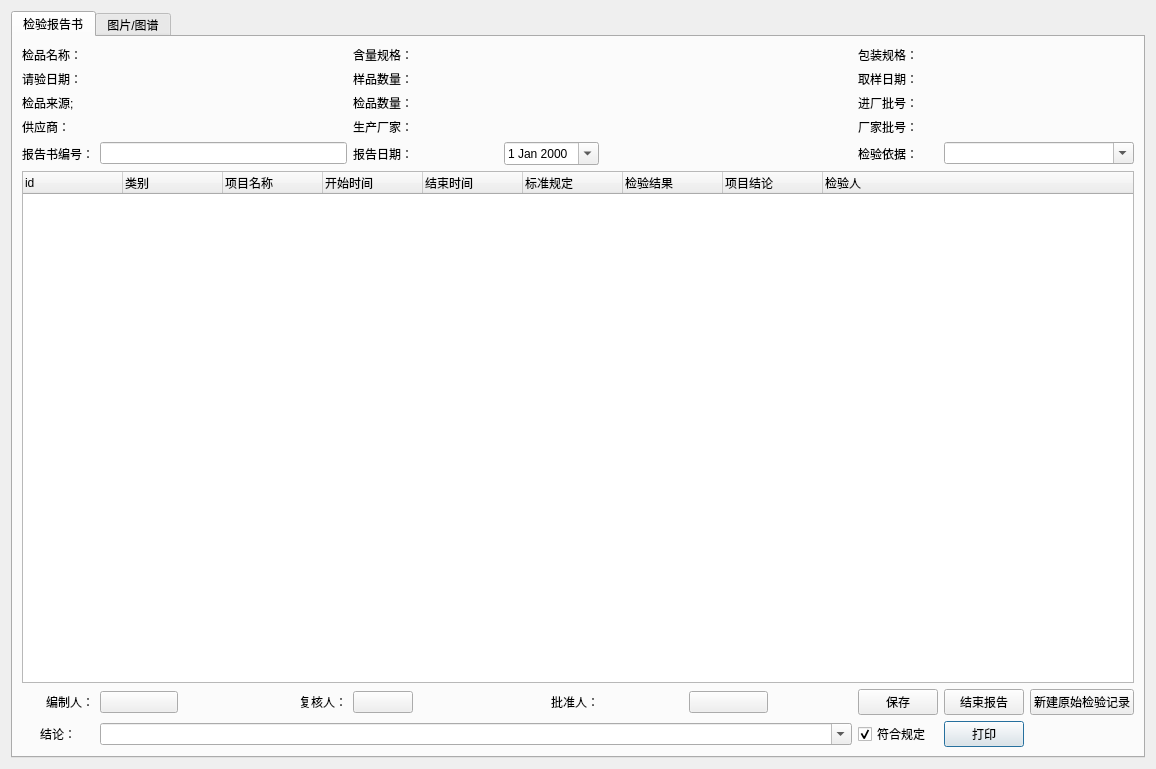
<?xml version="1.0" encoding="UTF-8"?>
<ui version="4.0">
 <class>Dialog</class>
 <widget class="QDialog" name="Dialog">
  <property name="geometry">
   <rect>
    <x>0</x>
    <y>0</y>
    <width>1156</width>
    <height>769</height>
   </rect>
  </property>
  <property name="windowTitle">
   <string>检验报告</string>
  </property>
  <layout class="QGridLayout" name="gridLayout">
   <item row="1" column="0">
    <widget class="QTabWidget" name="tabWidget">
     <property name="currentIndex">
      <number>0</number>
     </property>
     <widget class="QWidget" name="tab">
      <attribute name="title">
       <string>检验报告书</string>
      </attribute>
      <layout class="QGridLayout" name="gridLayout_2">
       <item row="9" column="0">
        <widget class="QLabel" name="label_21">
         <property name="text">
          <string>结论：</string>
         </property>
         <property name="alignment">
          <set>Qt::AlignCenter</set>
         </property>
        </widget>
       </item>
       <item row="9" column="10">
        <widget class="QCheckBox" name="checkBox_conclusion">
         <property name="text">
          <string>符合规定</string>
         </property>
         <property name="checked">
          <bool>true</bool>
         </property>
        </widget>
       </item>
       <item row="9" column="11">
        <widget class="QPushButton" name="pushButton_print">
         <property name="text">
          <string>打印</string>
         </property>
        </widget>
       </item>
       <item row="2" column="0">
        <widget class="QLabel" name="label_4">
         <property name="sizePolicy">
          <sizepolicy hsizetype="Fixed" vsizetype="Preferred">
           <horstretch>0</horstretch>
           <verstretch>0</verstretch>
          </sizepolicy>
         </property>
         <property name="text">
          <string>检品来源;</string>
         </property>
         <property name="alignment">
          <set>Qt::AlignLeading|Qt::AlignLeft|Qt::AlignVCenter</set>
         </property>
        </widget>
       </item>
       <item row="9" column="1" colspan="9">
        <widget class="QComboBox" name="comboBox_result">
         <property name="editable">
          <bool>true</bool>
         </property>
        </widget>
       </item>
       <item row="0" column="0">
        <widget class="QLabel" name="label">
         <property name="sizePolicy">
          <sizepolicy hsizetype="Fixed" vsizetype="Preferred">
           <horstretch>0</horstretch>
           <verstretch>0</verstretch>
          </sizepolicy>
         </property>
         <property name="text">
          <string>检品名称：</string>
         </property>
         <property name="alignment">
          <set>Qt::AlignLeading|Qt::AlignLeft|Qt::AlignVCenter</set>
         </property>
        </widget>
       </item>
       <item row="5" column="0">
        <widget class="QLabel" name="label_2">
         <property name="text">
          <string>报告书编号：</string>
         </property>
        </widget>
       </item>
       <item row="3" column="4">
        <widget class="QLabel" name="label_14">
         <property name="sizePolicy">
          <sizepolicy hsizetype="Preferred" vsizetype="Preferred">
           <horstretch>0</horstretch>
           <verstretch>0</verstretch>
          </sizepolicy>
         </property>
         <property name="text">
          <string>生产厂家：</string>
         </property>
         <property name="alignment">
          <set>Qt::AlignLeading|Qt::AlignLeft|Qt::AlignVCenter</set>
         </property>
        </widget>
       </item>
       <item row="2" column="1" colspan="2">
        <widget class="QLabel" name="label_samplesource">
         <property name="text">
          <string/>
         </property>
        </widget>
       </item>
       <item row="0" column="1" colspan="2">
        <widget class="QLabel" name="label_chkitem">
         <property name="text">
          <string/>
         </property>
        </widget>
       </item>
       <item row="1" column="0">
        <widget class="QLabel" name="label_13">
         <property name="sizePolicy">
          <sizepolicy hsizetype="Preferred" vsizetype="Preferred">
           <horstretch>0</horstretch>
           <verstretch>0</verstretch>
          </sizepolicy>
         </property>
         <property name="text">
          <string>请验日期：</string>
         </property>
         <property name="alignment">
          <set>Qt::AlignLeading|Qt::AlignLeft|Qt::AlignVCenter</set>
         </property>
        </widget>
       </item>
       <item row="3" column="0">
        <widget class="QLabel" name="label_8">
         <property name="text">
          <string>供应商：</string>
         </property>
         <property name="alignment">
          <set>Qt::AlignLeading|Qt::AlignLeft|Qt::AlignVCenter</set>
         </property>
        </widget>
       </item>
       <item row="1" column="1">
        <widget class="QLabel" name="label_applydate">
         <property name="text">
          <string/>
         </property>
        </widget>
       </item>
       <item row="7" column="3">
        <widget class="QLabel" name="label_23">
         <property name="sizePolicy">
          <sizepolicy hsizetype="Preferred" vsizetype="Preferred">
           <horstretch>0</horstretch>
           <verstretch>0</verstretch>
          </sizepolicy>
         </property>
         <property name="text">
          <string>复核人：</string>
         </property>
         <property name="alignment">
          <set>Qt::AlignRight|Qt::AlignTrailing|Qt::AlignVCenter</set>
         </property>
        </widget>
       </item>
       <item row="7" column="10">
        <widget class="QPushButton" name="pushButton_save">
         <property name="text">
          <string>保存</string>
         </property>
        </widget>
       </item>
       <item row="7" column="11">
        <widget class="QPushButton" name="pushButton_accept">
         <property name="text">
          <string>结束报告</string>
         </property>
        </widget>
       </item>
       <item row="1" column="4">
        <widget class="QLabel" name="label_6">
         <property name="text">
          <string>样品数量：</string>
         </property>
         <property name="alignment">
          <set>Qt::AlignLeading|Qt::AlignLeft|Qt::AlignVCenter</set>
         </property>
        </widget>
       </item>
       <item row="1" column="6">
        <widget class="QLabel" name="label_sampleamount">
         <property name="text">
          <string/>
         </property>
        </widget>
       </item>
       <item row="0" column="4">
        <widget class="QLabel" name="label_5">
         <property name="sizePolicy">
          <sizepolicy hsizetype="Fixed" vsizetype="Preferred">
           <horstretch>0</horstretch>
           <verstretch>0</verstretch>
          </sizepolicy>
         </property>
         <property name="text">
          <string>含量规格：</string>
         </property>
         <property name="alignment">
          <set>Qt::AlignLeading|Qt::AlignLeft|Qt::AlignVCenter</set>
         </property>
        </widget>
       </item>
       <item row="1" column="10">
        <widget class="QLabel" name="label_17">
         <property name="sizePolicy">
          <sizepolicy hsizetype="Fixed" vsizetype="Preferred">
           <horstretch>0</horstretch>
           <verstretch>0</verstretch>
          </sizepolicy>
         </property>
         <property name="text">
          <string>取样日期：</string>
         </property>
         <property name="alignment">
          <set>Qt::AlignLeading|Qt::AlignLeft|Qt::AlignVCenter</set>
         </property>
        </widget>
       </item>
       <item row="0" column="6">
        <widget class="QLabel" name="label_spec">
         <property name="text">
          <string/>
         </property>
        </widget>
       </item>
       <item row="0" column="11">
        <widget class="QLabel" name="label_package">
         <property name="text">
          <string/>
         </property>
        </widget>
       </item>
       <item row="7" column="6">
        <widget class="QLabel" name="label_24">
         <property name="sizePolicy">
          <sizepolicy hsizetype="Preferred" vsizetype="Preferred">
           <horstretch>0</horstretch>
           <verstretch>0</verstretch>
          </sizepolicy>
         </property>
         <property name="text">
          <string>批准人：</string>
         </property>
         <property name="alignment">
          <set>Qt::AlignRight|Qt::AlignTrailing|Qt::AlignVCenter</set>
         </property>
        </widget>
       </item>
       <item row="7" column="8">
        <widget class="SignButton" name="pushButton_warrantor">
         <property name="sizePolicy">
          <sizepolicy hsizetype="Preferred" vsizetype="Fixed">
           <horstretch>0</horstretch>
           <verstretch>0</verstretch>
          </sizepolicy>
         </property>
         <property name="text">
          <string/>
         </property>
        </widget>
       </item>
       <item row="0" column="10">
        <widget class="QLabel" name="label_7">
         <property name="sizePolicy">
          <sizepolicy hsizetype="Preferred" vsizetype="Preferred">
           <horstretch>0</horstretch>
           <verstretch>0</verstretch>
          </sizepolicy>
         </property>
         <property name="text">
          <string>包装规格：</string>
         </property>
         <property name="alignment">
          <set>Qt::AlignLeading|Qt::AlignLeft|Qt::AlignVCenter</set>
         </property>
        </widget>
       </item>
       <item row="7" column="12">
        <widget class="QPushButton" name="pushButton_4">
         <property name="text">
          <string>新建原始检验记录</string>
         </property>
        </widget>
       </item>
       <item row="7" column="4">
        <widget class="SignButton" name="pushButton_checker">
         <property name="sizePolicy">
          <sizepolicy hsizetype="Preferred" vsizetype="Fixed">
           <horstretch>0</horstretch>
           <verstretch>0</verstretch>
          </sizepolicy>
         </property>
         <property name="text">
          <string/>
         </property>
        </widget>
       </item>
       <item row="7" column="0">
        <widget class="QLabel" name="label_22">
         <property name="sizePolicy">
          <sizepolicy hsizetype="Preferred" vsizetype="Preferred">
           <horstretch>0</horstretch>
           <verstretch>0</verstretch>
          </sizepolicy>
         </property>
         <property name="text">
          <string>编制人：</string>
         </property>
         <property name="alignment">
          <set>Qt::AlignRight|Qt::AlignTrailing|Qt::AlignVCenter</set>
         </property>
        </widget>
       </item>
       <item row="7" column="1">
        <widget class="SignButton" name="pushButton_reporter">
         <property name="text">
          <string/>
         </property>
        </widget>
       </item>
       <item row="6" column="0" colspan="13">
        <widget class="QTreeWidget" name="treeWidget_checkitem">
         <column>
          <property name="text">
           <string>id</string>
          </property>
         </column>
         <column>
          <property name="text">
           <string>类别</string>
          </property>
         </column>
         <column>
          <property name="text">
           <string>项目名称</string>
          </property>
         </column>
         <column>
          <property name="text">
           <string>开始时间</string>
          </property>
         </column>
         <column>
          <property name="text">
           <string>结束时间</string>
          </property>
         </column>
         <column>
          <property name="text">
           <string>标准规定</string>
          </property>
         </column>
         <column>
          <property name="text">
           <string>检验结果</string>
          </property>
         </column>
         <column>
          <property name="text">
           <string>项目结论</string>
          </property>
         </column>
         <column>
          <property name="text">
           <string>检验人</string>
          </property>
         </column>
        </widget>
       </item>
       <item row="1" column="11">
        <widget class="QLabel" name="label_sampledate">
         <property name="text">
          <string/>
         </property>
        </widget>
       </item>
       <item row="5" column="10">
        <widget class="QLabel" name="label_16">
         <property name="text">
          <string>检验依据：</string>
         </property>
        </widget>
       </item>
       <item row="5" column="4">
        <widget class="QLabel" name="label_12">
         <property name="text">
          <string>报告日期：</string>
         </property>
        </widget>
       </item>
       <item row="5" column="1" colspan="3">
        <widget class="QLineEdit" name="lineEdit_paperno"/>
       </item>
       <item row="5" column="11" colspan="2">
        <widget class="QComboBox" name="comboBox_checkgist">
         <property name="editable">
          <bool>true</bool>
         </property>
        </widget>
       </item>
       <item row="3" column="6" colspan="2">
        <widget class="QLabel" name="label_producer">
         <property name="text">
          <string/>
         </property>
        </widget>
       </item>
       <item row="3" column="1" colspan="3">
        <widget class="QLabel" name="label_supplyer">
         <property name="text">
          <string/>
         </property>
        </widget>
       </item>
       <item row="3" column="10">
        <widget class="QLabel" name="label_15">
         <property name="sizePolicy">
          <sizepolicy hsizetype="Preferred" vsizetype="Preferred">
           <horstretch>0</horstretch>
           <verstretch>0</verstretch>
          </sizepolicy>
         </property>
         <property name="text">
          <string>厂家批号：</string>
         </property>
         <property name="alignment">
          <set>Qt::AlignLeading|Qt::AlignLeft|Qt::AlignVCenter</set>
         </property>
        </widget>
       </item>
       <item row="3" column="11">
        <widget class="QLabel" name="label_mbatchno">
         <property name="text">
          <string/>
         </property>
        </widget>
       </item>
       <item row="2" column="11">
        <widget class="QLabel" name="label_batchno">
         <property name="text">
          <string/>
         </property>
        </widget>
       </item>
       <item row="2" column="10">
        <widget class="QLabel" name="label_3">
         <property name="sizePolicy">
          <sizepolicy hsizetype="Fixed" vsizetype="Preferred">
           <horstretch>0</horstretch>
           <verstretch>0</verstretch>
          </sizepolicy>
         </property>
         <property name="text">
          <string>进厂批号：</string>
         </property>
         <property name="alignment">
          <set>Qt::AlignLeading|Qt::AlignLeft|Qt::AlignVCenter</set>
         </property>
        </widget>
       </item>
       <item row="2" column="4">
        <widget class="QLabel" name="label_9">
         <property name="text">
          <string>检品数量：</string>
         </property>
        </widget>
       </item>
       <item row="2" column="6">
        <widget class="QLabel" name="label_checkamount">
         <property name="text">
          <string/>
         </property>
        </widget>
       </item>
       <item row="5" column="6">
        <widget class="QDateEdit" name="dateEdit_reportdate">
         <property name="calendarPopup">
          <bool>true</bool>
         </property>
        </widget>
       </item>
      </layout>
     </widget>
     <widget class="QWidget" name="tab_2">
      <attribute name="title">
       <string>图片/图谱</string>
      </attribute>
      <layout class="QGridLayout" name="gridLayout_3">
       <item row="1" column="0">
        <widget class="QScrollArea" name="scrollArea">
         <property name="sizePolicy">
          <sizepolicy hsizetype="Expanding" vsizetype="Expanding">
           <horstretch>0</horstretch>
           <verstretch>3</verstretch>
          </sizepolicy>
         </property>
         <property name="widgetResizable">
          <bool>true</bool>
         </property>
         <widget class="QWidget" name="scrollAreaWidgetContents">
          <property name="geometry">
           <rect>
            <x>0</x>
            <y>0</y>
            <width>1096</width>
            <height>506</height>
           </rect>
          </property>
          <layout class="QGridLayout" name="gridLayout_4">
           <item row="0" column="0">
            <widget class="QLabel" name="label_image">
             <property name="sizePolicy">
              <sizepolicy hsizetype="Expanding" vsizetype="Expanding">
               <horstretch>0</horstretch>
               <verstretch>0</verstretch>
              </sizepolicy>
             </property>
             <property name="text">
              <string/>
             </property>
            </widget>
           </item>
          </layout>
         </widget>
        </widget>
       </item>
       <item row="0" column="0">
        <widget class="QTreeWidget" name="treeWidget_imagenamelist">
         <property name="sizePolicy">
          <sizepolicy hsizetype="Expanding" vsizetype="Expanding">
           <horstretch>0</horstretch>
           <verstretch>1</verstretch>
          </sizepolicy>
         </property>
         <column>
          <property name="text">
           <string>id</string>
          </property>
         </column>
         <column>
          <property name="text">
           <string>标题</string>
          </property>
         </column>
         <column>
          <property name="text">
           <string>建立人</string>
          </property>
         </column>
         <column>
          <property name="text">
           <string>建立日期</string>
          </property>
         </column>
        </widget>
       </item>
      </layout>
     </widget>
    </widget>
   </item>
  </layout>
 </widget>
 <customwidgets>
  <customwidget>
   <class>SignButton</class>
   <extends>QPushButton</extends>
   <header>lib.sign.signbutton.h</header>
  </customwidget>
 </customwidgets>
 <resources/>
 <connections/>
</ui>
